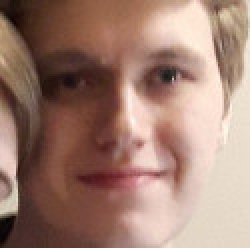
#> input picture data/my_image/Bartek_0001.jpg, 125 x 124 px, given in place of Roh_Moo-hyun_0032.jpg, which was not available (shown 2 times larger)
$ python create_test_data.py   (older library calls are emulated)
#> lines starting #> are read from the running program, lines starting #| are printed output that depends on the picture; pictures that were not available may be replaced by others from this repository, and a replacement may not be noted
#> (reads data/female_names.txt from the repository)
#> (reads data/male_names.txt from the repository)
### process_image.py
import matplotlib.pyplot as plt
import numpy as np
from PIL import Image

from histogram import hog as invoke_hog

a, b = int(250 / 4), int(250 * 3 / 4)


def get_image(file_name):
    return Image.open("data/" + file_name)
#> returned value is the input picture: PIL image 125x124 RGB; mean R, G, B 160.4, 126.6, 113.3


def process_image(input_image, crop=True, hog=True):
#> called with crop = True, hog = True
    img = input_image.convert("L")
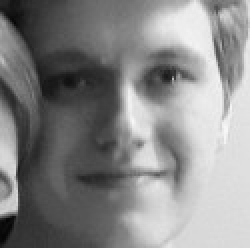
#> img: PIL image 125x124 L (shown 2 times larger); min 4, max 248, mean 135.2
    img = np.array(img)
    if crop:
        img = img[a:b, a:b]
#> img: shape (62, 63)
    if hog:
        img = invoke_hog(img)
    return img


# [5 lines that do not run on import are left out]

### histogram.py
from __future__ import division

# Author: Jean KOSSAIFI <jean.kossaifi@gmail.com>

import numpy as np
from numpy import arctan2, fliplr, flipud


def gradient(image, same_size=False):
    """ Computes the Gradients of the image separated pixel difference

    Gradient of X is computed using the filter
        [-1, 0, 1]
    Gradient of X is computed using the filter
        [[1,
          0,
          -1]]

    Parameters
    ----------
    image: image of shape (imy, imx)
    same_size: boolean, optional, default is True
        If True, boundaries are duplicated so that the gradients
        has the same size as the original image.
        Otherwise, the gradients will have shape (imy-2, imx-2)

    Returns
    -------
    (Gradient X, Gradient Y), two numpy array with the same shape as image
        (if same_size=True)
    """
#> called with same_size = True
    sy, sx = image.shape
#> sy = 62; sx = 63
    if same_size:
        gx = np.zeros(image.shape)
        gx[:, 1:-1] = -image[:, :-2] + image[:, 2:]
        gx[:, 0] = -image[:, 0] + image[:, 1]
#> gx: shape (62, 63) float64; min 0, max 255, mean 71.9
        gx[:, -1] = -image[:, -2] + image[:, -1]
#> gx: shape (62, 63) float64; min 0, max 255, mean 72.1

        gy = np.zeros(image.shape)
        gy[1:-1, :] = image[:-2, :] - image[2:, :]
        gy[0, :] = image[0, :] - image[1, :]
#> gy: shape (62, 63) float64; min 0, max 255, mean 100.4
        gy[-1, :] = image[-2, :] - image[-1, :]
#> gy: shape (62, 63) float64; min 0, max 255, mean 101.2

    else:
        gx = np.zeros((sy-2, sx-2))
        gx[:, :] = -image[1:-1, :-2] + image[1:-1, 2:]

        gy = np.zeros((sy-2, sx-2))
        gy[:, :] = image[:-2, 1:-1] - image[2:, 1:-1]

    return gx, gy


def magnitude_orientation(gx, gy):
    """ Computes the magnitude and orientation matrices from the gradients gx gy

    Parameters
    ----------
    gx: gradient following the x axis of the image
    gy: gradient following the y axis of the image

    Returns
    -------
    (magnitude, orientation)

    Warning
    -------
    The orientation is in degree, NOT radian!!
    """

    magnitude = np.sqrt(gx**2 + gy**2)
    orientation = (arctan2(gy, gx) * 180 / np.pi) % 360

    return magnitude, orientation


def compute_coefs(csx, csy, dx, dy, n_cells_x, n_cells_y):
    """
    Computes the coefficients for the bilinear (spatial) interpolation

    Parameters
    ----------
    csx: int
        number of columns of the cells
    csy: int
        number of raws dimension of the cells
    sx: int
        number of colums of the image (x axis)
    sy: int
        number of raws of the image (y axis)
    n_cells_x: int
        number of cells in the x axis
    n_cells_y: int
        number of cells in the y axis

    Notes
    -----
    We consider an image: image[y, x] (NOT image[x, y]!!!)

    /!\ csx and csy must be even number

    Using the coefficients
    ----------------------
    The coefficient correspond to the interpolation in direction of the upper left corner of the image.
    In other words, if you interpolate img, and res is the result of your interpolation, you should do

    res = zeros(n_cells_y*pixels_per_cell, n_cells_x*pixels_per_cell)
        with (csx, csy) the number of pixels per cell
         and dx, dy = csx//2, csy//2
    res[:-dx, :-dy] += img[dx:, dy:]*coefs

    then you rotate the coefs and do the same thing for every part of the image
    """
    if csx != csy:
        raise NotImplementedError("For now compute_coefs is only implemented for squared cells (csx == csy)")

        ################################
        #####     /!\ TODO  /!|    #####
        ################################

    else: # Squared cells
        # Note: in this case, dx = dy, we differentiate them only to make the code clearer

        # We want a squared coefficients matrix so that it can be rotated to interpolate in every direction
        n_cells = max(n_cells_x, n_cells_y)

        # Every cell of this matrix corresponds to (x - x_1)/dx
        x = (np.arange(dx)+0.5)/csx

        # Every cell of this matrix corresponds to (y - y_1)/dy
        y = (np.arange(dy)+0.5)/csy

        y = y[np.newaxis, :]
        x = x[:, np.newaxis]

        # CENTRAL COEFFICIENT
        ccoefs = np.zeros((csy, csx))

        ccoefs[:dy, :dx] = (1 - x)*(1 - y)
        ccoefs[:dy, -dx:] = fliplr(y)*(1 - x)
        ccoefs[-dy:, :dx] = (1 - y)*flipud(x)
        ccoefs[-dy:, -dx:] = fliplr(y)*flipud(x)

        coefs = np.zeros((csx*n_cells - dx, csy*n_cells - dy))
        coefs[:-dy, :-dx] = np.tile(ccoefs, (n_cells - 1, n_cells - 1))

        # REST OF THE BORDER
        coefs[:-dy, -dx:] = np.tile(np.concatenate(((1 - x), np.flipud(x))), (n_cells - 1, dy))
        coefs[-dy:, :-dx] = np.tile(np.concatenate(((1 - y), np.fliplr(y)), axis=1), (dx, n_cells - 1))
        coefs[-dy:, -dx:] = 1

        return coefs


def interpolate_orientation(orientation, sx, sy, nbins, signed_orientation):
    """ interpolates linearly the orientations to their corresponding bins

    Parameters
    ----------
    sx: int
        number of columns of the image (x axis)
    sy: int
        number of raws of the image (y axis)
    nbins : int, optional, default is 9
        Number of orientation bins.
    signed_orientation: bool, default is True
        if True, sign information of the orientation is preserved,
            ie orientation angles are between 0 and 360 degree.
        if False, the angles are between 0 and 180 degree.

    Returns
    -------
    pre-histogram: array of shape (sx, sy, nbins)
            contains the pre histogram of orientation built using linear interpolation
            to interpolate the orientations to their bins
    """

    if signed_orientation:
        max_angle = 360
    else:
        max_angle = 180

    b_step = max_angle/nbins
    b0 = (orientation % max_angle) // b_step
    b0[np.where(b0>=nbins)]=0
    b1 = b0 + 1
    b1[np.where(b1>=nbins)]=0
    b = np.abs(orientation % b_step) / b_step

    #linear interpolation between the bins
    # Coefficients corresponding to the bin interpolation
    # We go from an image to a higher dimension representation of size (sizex, sizey, nbins)
    temp_coefs = np.zeros((sy, sx, nbins))
    for i in range(nbins):
        temp_coefs[:, :, i] += np.where(b0==i, (1 - b), 0)
        temp_coefs[:, :, i] += np.where(b1==i, b, 0)

    return temp_coefs


# [39 lines left out: function per_pixel_hog, not called in this run]


def interpolate(magnitude, orientation, csx, csy, sx, sy, n_cells_x, n_cells_y, signed_orientation=False, nbins=9):
    """ Returns a matrix of size (cell_size_x, cell_size_y, nbins) corresponding
         to the trilinear interpolation of the pixels magnitude and orientation

    Parameters
    ----------
    csx: int
        number of columns of the cells
    csy: int
        number of raws dimension of the cells
    sx: int
        number of colums of the image (x axis)
    sy: int
        number of raws of the image (y axis)
    n_cells_x: int
        number of cells in the x axis
    n_cells_y: int
        number of cells in the y axis
    signed_orientation: bool, default is True
        if True, sign information of the orientation is preserved,
            ie orientation angles are between 0 and 360 degree.
        if False, the angles are between 0 and 180 degree.
    nbins : int, optional, default is 9
        Number of orientation bins.

    Returns
    -------
    orientation_histogram: array of shape (n_cells_x, n_cells_y, nbins)
            contains the histogram of orientation built using tri-linear interpolation
    """

    dx = csx//2
    dy = csy//2

    temp_coefs = interpolate_orientation(orientation, sx, sy, nbins, signed_orientation)


    # Coefficients of the spatial interpolation in every direction
    coefs = compute_coefs(csx, csy, dx, dy, n_cells_x, n_cells_y)

    temp = np.zeros((sy, sx, nbins))
    # hist(y0, x0)
    temp[:-dy, :-dx, :] += temp_coefs[dy:, dx:, :]*\
        (magnitude[dy:, dx:]*coefs[-(n_cells_y*csy - dy):, -(n_cells_x*csx - dx):])[:, :, np.newaxis]

    # hist(y1, x0)
    coefs = np.rot90(coefs)
    temp[dy:, :-dx, :] += temp_coefs[:-dy, dx:, :]*\
        (magnitude[:-dy, dx:]*coefs[:(n_cells_y*csy - dy), -(n_cells_x*csx - dx):])[:, :, np.newaxis]

    # hist(y1, x1)
    coefs = np.rot90(coefs)
    temp[dy:, dx:, :] += temp_coefs[:-dy, :-dx, :]*\
        (magnitude[:-dy, :-dx]*coefs[:(n_cells_y*csy - dy), :(n_cells_x*csx - dx)])[:, :, np.newaxis]

    # hist(y0, x1)
    coefs = np.rot90(coefs)
    temp[:-dy, dx:, :] += temp_coefs[dy:, :-dx, :]*\
        (magnitude[dy:, :-dx]*coefs[-(n_cells_y*csy - dy):, :(n_cells_x*csx - dx)])[:, :, np.newaxis]

    # Compute the histogram: sum over the cells
    orientation_histogram = temp.reshape((n_cells_y, csy, n_cells_x, csx, nbins)).sum(axis=3).sum(axis=1)

    return orientation_histogram


# [81 lines left out: functions draw_histogram, visualise_histogram, not called in this run]


def normalise_histogram(orientation_histogram, bx, by, n_cells_x, n_cells_y, nbins):
    """ normalises a histogram by blocks

    Parameters
    ----------
    bx: int
        number of blocks on the x axis
    by: int
        number of blocks on the y axis
    n_cells_x: int
        number of cells in the x axis
    n_cells_y: int
        number of cells in the y axis
    nbins : int, optional, default is 9
        Number of orientation bins.

    The normalisation is done according to Dalal's original thesis, using L2-Hys.
    In other words the histogram is first normalised block-wise using l2 norm, before clipping it by
        limiting the values between 0 and 0.02 and finally normalising again with l2 norm
    """
    eps = 1e-7

    if bx==1 and by==1: #faster version
        normalised_blocks = np.clip(
          orientation_histogram / np.sqrt(orientation_histogram.sum(axis=-1)**2 + eps)[:, :, np.newaxis], 0, 0.2)
        normalised_blocks /= np.sqrt(normalised_blocks.sum(axis=-1)**2 + eps)[:, :, np.newaxis]

    else:
        n_blocksx = (n_cells_x - bx) + 1
        n_blocksy = (n_cells_y - by) + 1
        normalised_blocks = np.zeros((n_blocksy, n_blocksx, nbins))

        for x in range(n_blocksy):
            for y in range(n_blocksx):
                block = orientation_histogram[y:y + by, x:x + bx, :]
                normalised_blocks[y, x, :] = np.clip(block[0, 0, :] / np.sqrt(block.sum()**2 + eps), 0, 0.2)
                normalised_blocks[y, x, :] /= np.sqrt(normalised_blocks[y, x, :].sum()**2 + eps)

    return normalised_blocks


def build_histogram(magnitude, orientation, cell_size=(8, 8), signed_orientation=False,
         nbins=9, cells_per_block=(1, 1), visualise=False, flatten=False, normalise=True):
    """ builds a histogram of orientation using the provided magnitude and orientation matrices

    Parameters
    ---------
    magnitude: np-array of size (sy, sx)
        matrix of magnitude
    orientation: np-array of size (sy, sx)
        matrix of orientations
    csx: int
        number of columns of the cells
        MUST BE EVEN
    csy: int
        number of raws dimension of the cells
        MUST BE EVEN
    sx: int
        number of colums of the image (x axis)
    sy: int
        number of raws of the image (y axis)
    n_cells_x: int
        number of cells in the x axis
    n_cells_y: int
        number of cells in the y axis
    signed_orientation: bool, default is True
        if True, sign information of the orientation is preserved,
            ie orientation angles are between 0 and 360 degree.
        if False, the angles are between 0 and 180 degree.
    nbins : int, optional, default is 9
        Number of orientation bins.

    Returns
    -------
    if visualise if True: (histogram of oriented gradient, visualisation image)

    histogram of oriented gradient:
        numpy array of shape (n_cells_y, n_cells_x, nbins), flattened if flatten is True
    visualisation image:
        Image of shape (hist.shape[0]*csy, hist.shape[1]*csx)
    """
#> called with cell_size = (4, 4), signed_orientation = False, nbins = 9, cells_per_block = (1, 1), visualise = False, flatten = False, normalise = True
    sy, sx = magnitude.shape
#> sy = 62; sx = 63
    csy, csx = cell_size

    # checking that the cell size are even
    if csx % 2 != 0:
        csx += 1
        print("WARNING: the cell_size must be even, incrementing cell_size_x of 1")
    if csy % 2 != 0:
        csy += 1
        print("WARNING: the cell_size must be even, incrementing cell_size_y of 1")

    # Consider only the right part of the image
    # (if the rest doesn't fill a whole cell, just drop it)
    sx -= sx % csx
#> sx = 60
    sy -= sy % csy
#> sy = 60
    n_cells_x = sx//csx
#> n_cells_x = 15
    n_cells_y = sy//csy
#> n_cells_y = 15
    magnitude = magnitude[:sy, :sx]
#> magnitude: shape (60, 60) float64
    orientation = orientation[:sy, :sx]
#> orientation: shape (60, 60) float64
    by, bx = cells_per_block

    orientation_histogram = interpolate(magnitude, orientation, csx, csy, sx, sy, n_cells_x, n_cells_y, signed_orientation, nbins)
#> in compute_coefs, `coefs[:-dy, -dx:] = np.tile(np.concatenate(((1 - x), np.flipud(x))), (..`: coefs: shape (58, 58) float64; min 0, max 0.875, mean 0.25
#> in compute_coefs, `coefs[-dy:, :-dx] = np.tile(np.concatenate(((1 - y), np.fliplr(y)), ax..`:
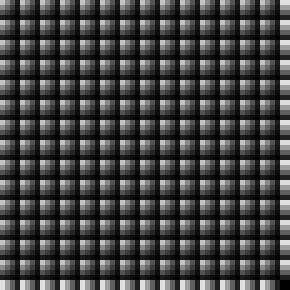
#> coefs: shape (58, 58) float64 (shown 5 times larger); min 0, max 0.875, mean 0.266

    if normalise:
        normalised_blocks = normalise_histogram(orientation_histogram, bx, by, n_cells_x, n_cells_y, nbins)
    else:
        normalised_blocks = orientation_histogram

    if flatten:
        normalised_blocks = normalised_blocks.flatten()

    if visualise:
        #draw_histogram(normalised_blocks, csx, csy, signed_orientation)
        return normalised_blocks, visualise_histogram(normalised_blocks, csx, csy, signed_orientation)
    else:
        return normalised_blocks


def histogram_from_gradients(gradientx, gradienty, cell_size=(8, 8), cells_per_block=(1, 1), signed_orientation=False,
        nbins=9, visualise=False, normalise=True, flatten=False, same_size=False):
    """ builds a histogram of oriented gradient from the provided gradients

    Parameters
    ----------
    gradientx : (M, N) ndarray
        Gradient following the x axis
    gradienty: (M, N) ndarray
        Gradient following the y axis
    nbins : int, optional, default is 9
        Number of orientation bins.
    cell_size : 2 tuple (int, int), optional, default is (8, 8)
        Size (in pixels) of a cell.
    cells_per_block : 2 tuple (int,int), optional, default is (2, 2)
        Number of cells in each block.
    visualise : bool, optional, default is False
        Also return an image of the HOG.
    flatten: bool, optional, default is True
    signed_orientation: bool, default is True
        if True, sign information of the orientation is preserved,
            ie orientation angles are between 0 and 360 degree.
        if False, the angles are between 0 and 180 degree.
    normalise: bool, optional, default is True
        if True, the histogram is normalised block-wise
    same_size: bool, optional, default is False
        if True, the boundaries are duplicated when computing the gradients of the image
        so that these have the same size as the original image

    Returns
    -------
    if visualise if True: (histogram of oriented gradient, visualisation image)

    histogram of oriented gradient:
        numpy array of shape (n_cells_y, n_cells_x, nbins), flattened if flatten is True
    visualisation image:
        Image of shape (hist.shape[0]*csy, hist.shape[1]*csx)

    References
    ----------
    * http://en.wikipedia.org/wiki/Histogram_of_oriented_gradients

    * Dalal, N and Triggs, B, Histograms of Oriented Gradients for
    Human Detection, IEEE Computer Society Conference on Computer
    Vision and Pattern Recognition 2005 San Diego, CA, USA
    """
    magnitude, orientation = magnitude_orientation(gradientx, gradienty)
    return build_histogram(magnitude, orientation, cell_size=cell_size,
         signed_orientation=signed_orientation, cells_per_block=cells_per_block,
         nbins=nbins, visualise=visualise, normalise=normalise, flatten=flatten)


def hog(image, cell_size=(4, 4), cells_per_block=(1, 1), signed_orientation=False,
        nbins=9, visualise=False, normalise=True, flatten=False, same_size=True):
    """ builds a histogram of oriented gradient (HoG) from the provided image

    Compute a Histogram of Oriented Gradients (HOG) by

    1. computing the gradient image in x and y and deduce from them the magnitude and orientation
        of each pixel
    2. computing gradient histograms (vectorised version)
    3. normalising across blocks
    4. flattening into a feature vector if flatten=True

    Parameters
    ----------
    image : (M, N) ndarray
        Input image (greyscale).
    nbins : int, optional, default is 9
        Number of orientation bins.
    cell_size : 2 tuple (int, int), optional, default is (8, 8)
        Size (in pixels) of a cell.
    cells_per_block : 2 tuple (int,int), optional, default is (2, 2)
        Number of cells in each block.
    visualise : bool, optional, default is False
        Also return an image of the HOG.
    flatten: bool, optional, default is True
    signed_orientation: bool, default is True
        if True, sign information of the orientation is preserved,
            ie orientation angles are between 0 and 360 degree.
        if False, the angles are between 0 and 180 degree.
    normalise: bool, optional, default is True
        if True, the histogram is normalised block-wise
    same_size: bool, optional, default is True
        if True, the boundaries are duplicated when computing the gradients of the image
        so that these have the same size as the original image

    Returns
    -------
    if visualise if True: (histogram of oriented gradient, visualisation image)

    histogram of oriented gradient:
        numpy array of shape (n_cells_y, n_cells_x, nbins), flattened if flatten is True
    visualisation image:
        Image of shape (hist.shape[0]*csy, hist.shape[1]*csx)

    References
    ----------
    * http://en.wikipedia.org/wiki/Histogram_of_oriented_gradients

    * Dalal, N and Triggs, B, Histograms of Oriented Gradients for
    Human Detection, IEEE Computer Society Conference on Computer
    Vision and Pattern Recognition 2005 San Diego, CA, USA
    """
    gx, gy = gradient(image, same_size=same_size)
    return histogram_from_gradients(gx, gy, cell_size=cell_size,
         signed_orientation=signed_orientation, cells_per_block=cells_per_block,
         nbins=nbins, visualise=visualise, normalise=normalise, flatten=flatten)

### create_test_data.py
import pickle

import numpy as np
from tqdm import tqdm

from process_image import get_image, process_image


def get_test_data(train_set_size, test_set_size):
    with open("data/female_names.txt") as file:
        females = np.array(file.read().splitlines())
        np.random.shuffle(females)
    with open("data/male_names.txt") as file:
        males = np.array(file.read().splitlines())
        np.random.shuffle(males)

    full_size = int((train_set_size + test_set_size) / 2)
    selected_females = np.c_[np.full((full_size, 1), 0, dtype=np.int), females[:full_size].reshape(-1, 1)]
    selected_males = np.c_[np.full((full_size, 1), 1, dtype=np.int), males[:full_size].reshape(-1, 1)]

    full_set = np.r_[selected_females, selected_males]
    np.random.shuffle(full_set)

    labels = full_set[:, 0].astype(int)
    file_names = full_set[:, 1]
    hogs = np.array([process_image(get_image("lfw_funneled_normalized/" + file_name)) for file_name in tqdm(file_names)])
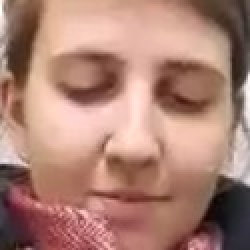
#> input picture data/my_image/Kasia_0002.jpg, 125 x 125 px, given in place of Lucy_Liu_0001.jpg, which was not available (shown 2 times larger)
#> in get_image, returned value is the input picture: PIL image 125x125 RGB; mean R, G, B 172.7, 129.7, 116.5
#> call 2 of process_image, with crop = True, hog = True
#> in process_image (call 2), `img = input_image.convert("L")`:
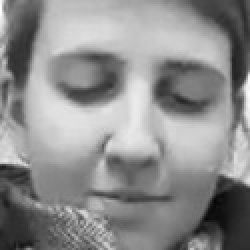
#> img: PIL image 125x125 L (shown 2 times larger); min 5, max 254, mean 141.1
#> call 2 of gradient, with same_size = True
#> in gradient (call 2), `gx[:, 0] = -image[:, 0] + image[:, 1]`: gx: shape (63, 63) float64; min 0, max 255, mean 122
#> in gradient (call 2), `gx[:, -1] = -image[:, -2] + image[:, -1]`:
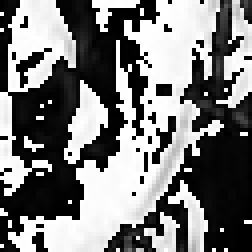
#> gx: shape (63, 63) float64 (shown 4 times larger); min 0, max 255, mean 123.1
#> in gradient (call 2), `gy[0, :] = image[0, :] - image[1, :]`: gy: shape (63, 63) float64; min 0, max 255, mean 91.8
#> in gradient (call 2), `gy[-1, :] = image[-2, :] - image[-1, :]`:
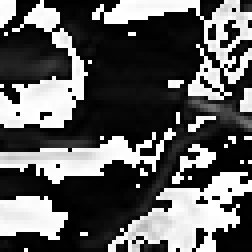
#> gy: shape (63, 63) float64 (shown 4 times larger); min 0, max 255, mean 92.9
#> call 2 of interpolate_orientation, with sx = 60, sy = 60, nbins = 9, signed_orientation = False
#> in interpolate_orientation (call 2), `b = np.abs(orientation % b_step) / b_step`:
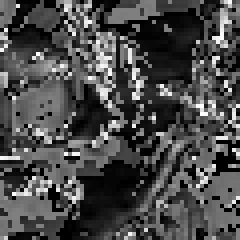
#> b: shape (60, 60) float64 (shown 4 times larger); min 0, max 1, mean 0.292

    train_set = labels[:train_set_size], hogs[:train_set_size]
    test_set = labels[train_set_size:], hogs[train_set_size:]
    return train_set, test_set


def save_to_pickle(my_object, file_name):
    with open(file_name, "wb") as output:
        pickle.dump(my_object, output, pickle.HIGHEST_PROTOCOL)


if __name__ == "__main__":
#> (the run stopped early here; a loop or call above may not have finished)
